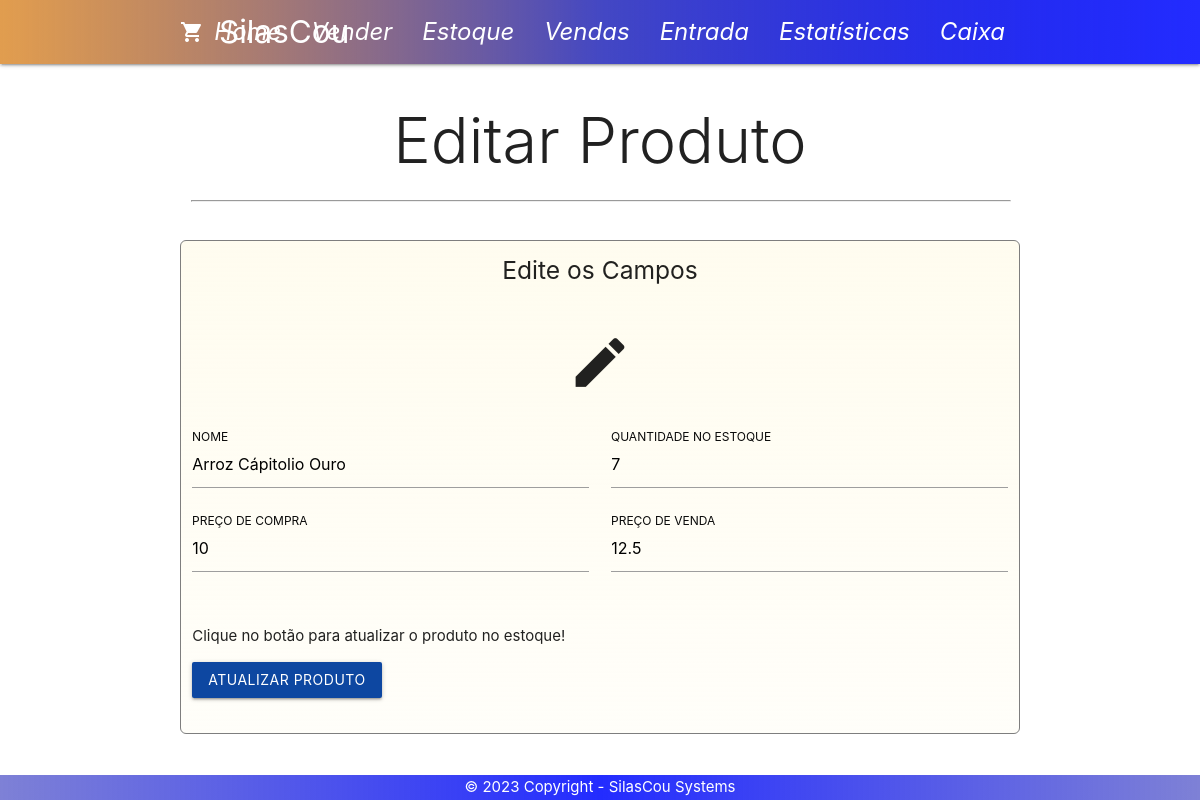
The app's page /edita_produto.php?id=3 with its own data.
### tables this page shows
CREATE TABLE `produto` (
  `id` int(11) NOT NULL AUTO_INCREMENT,
  `nome` varchar(64) NOT NULL,
  `preco_compra` double NOT NULL,
  `preco_venda` double NOT NULL,
  `porcentagem` float DEFAULT NULL,
  `qtd_estoque` float DEFAULT NULL,
  PRIMARY KEY (`id`)
);

### controllers/edita_produtoController.php (called while the page is built, shortened)
<?php
if(isset($_GET['id'])){
    $id = $_GET['id'];
    $produto = new Produto;
    $produto_buscado = $produto->find($id);
}else{
    header('location: estoque.php');
}

### models/database/connection.php (called while the page is built)
<?php
function connect() {
    $username = 'root';
    $password = '';
    $pdo = new PDO('mysql:host=localhost;dbname=lojasilascou;charset=utf8', $username, $password);
    $pdo->setAttribute(PDO::ATTR_ERRMODE, PDO::ERRMODE_EXCEPTION);
    $pdo->setAttribute(PDO::ATTR_DEFAULT_FETCH_MODE, PDO::FETCH_OBJ);
    return $pdo;
}
?>

### models/database/model.php (called while the page is built, shortened)
<?php
require 'connection.php';
abstract class Model{
    public function find($id) {
        $sql = "select * from $this->table where id = ?";
        $list = connect()->prepare($sql);
        $list->bindValue(1, $id);
        $list->execute();
        return $list->fetch();
    }
}

### edita_produto.php (the view, shortened to what this page needs)
<?php
    require 'controllers/edita_produtoController.php';
    require 'components/header.php';
?>
<div class="row container">
    <div class="col s12">
        <h1 class="light center">Editar Produto</h1>
        <hr class="hr-custom">
    </div>
</div>
<div class="contorno container">
    <div class="row">
        <div class="col s12">
            <h5 class="center">Edite os Campos</h5>
        </div>
        <div class="col s12">
            <h2 class="center"><span class="material-icons center" style="font-size:65px;">create</span></h2>
        </div>
        <form action="" method="post">
            <div class="input-field col s12 m6">
                <input id="nome" type="text" name="nome" value="<?php echo $produto_buscado->nome; ?>">
                <label for="nome">Nome</label>
            </div>
            <div class="input-field col s12 m6">
                <input id="qtd_estoque" type="text" name="qtd_estoque" value="<?php echo $produto_buscado->qtd_estoque;?>">
                <label for="qtd_estoque">Quantidade no Estoque</label>
            </div>
            <div class="input-field col s12 m6">
                <input id="preco_compra" type="text" name="preco_compra" value="<?php echo $produto_buscado->preco_compra;?>">
                <label for="preco_compra">Preço de Compra</label>
            </div>
            <div class="input-field col s12 m6">
                <input id="preco_venda" type="text" name="preco_venda" value="<?php echo $produto_buscado->preco_venda;?>">
                <label for="preco_venda">Preço de venda</label>
            </div>
            <div class="input-field col s12">
                <p>Clique no botão para atualizar o produto no estoque!</p>
                <button type="submit" name="atualizar_produto" class="btn blue darken-4">Atualizar Produto</button>
            </div>
        </form>
    </div>
</div>
<?php require 'components/footer.php';?>

### css/style.css (style rules this page uses)
.contorno { margin-top: 30px; border: 1px solid #7e7e7e; border-radius: 6px; background: linear-gradient(to top, #fffdf488, #fffceeee); }
.hr-custom { width: 100%; margin-top: 0%; }
.input-field label { color: #0a0a0a !important; text-transform: uppercase; }

### records on screen
produto: nome "Arroz Cápitolio Ouro", qtd_estoque "7", preco_compra "10", preco_venda "12.5"
